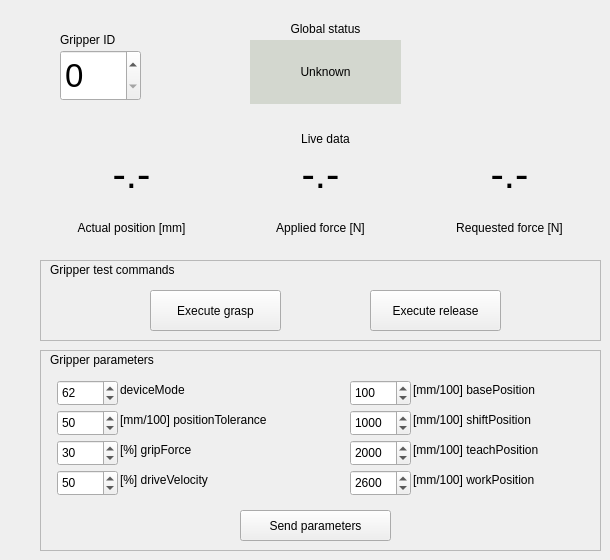
    <widget class="QWidget" name="tab_5">
     <attribute name="title">
      <string>Gripper</string>
     </attribute>
     <widget class="QLabel" name="label_27">
      <property name="geometry">
       <rect>
        <x>180</x>
        <y>20</y>
        <width>291</width>
        <height>17</height>
       </rect>
      </property>
      <property name="text">
       <string>Global status</string>
      </property>
      <property name="alignment">
       <set>Qt::AlignCenter</set>
      </property>
     </widget>
     <widget class="QLabel" name="label_gripper_ok">
      <property name="geometry">
       <rect>
        <x>250</x>
        <y>40</y>
        <width>151</width>
        <height>64</height>
       </rect>
      </property>
      <property name="maximumSize">
       <size>
        <width>16777215</width>
        <height>16777207</height>
       </size>
      </property>
      <property name="styleSheet">
       <string notr="true">background-color: rgb(0, 255, 0);
font: 20pt &quot;Ubuntu&quot;;</string>
      </property>
      <property name="text">
       <string>Connected</string>
      </property>
      <property name="alignment">
       <set>Qt::AlignCenter</set>
      </property>
      <property name="wordWrap">
       <bool>true</bool>
      </property>
     </widget>
     <widget class="QLabel" name="label_gripper_fault">
      <property name="geometry">
       <rect>
        <x>250</x>
        <y>40</y>
        <width>151</width>
        <height>64</height>
       </rect>
      </property>
      <property name="maximumSize">
       <size>
        <width>16777215</width>
        <height>16777207</height>
       </size>
      </property>
      <property name="styleSheet">
       <string notr="true">background-color: rgb(237, 212, 0);
font: 20pt &quot;Ubuntu&quot;;</string>
      </property>
      <property name="text">
       <string>Error</string>
      </property>
      <property name="alignment">
       <set>Qt::AlignCenter</set>
      </property>
      <property name="wordWrap">
       <bool>true</bool>
      </property>
     </widget>
     <widget class="QLabel" name="label_35">
      <property name="geometry">
       <rect>
        <x>180</x>
        <y>130</y>
        <width>291</width>
        <height>17</height>
       </rect>
      </property>
      <property name="text">
       <string>Live data</string>
      </property>
      <property name="alignment">
       <set>Qt::AlignCenter</set>
      </property>
     </widget>
     <widget class="QFrame" name="frame_9">
      <property name="geometry">
       <rect>
        <x>40</x>
        <y>260</y>
        <width>561</width>
        <height>81</height>
       </rect>
      </property>
      <property name="frameShape">
       <enum>QFrame::StyledPanel</enum>
      </property>
      <property name="frameShadow">
       <enum>QFrame::Raised</enum>
      </property>
      <widget class="QPushButton" name="btn_gripper_grasp">
       <property name="geometry">
        <rect>
         <x>110</x>
         <y>30</y>
         <width>131</width>
         <height>41</height>
        </rect>
       </property>
       <property name="text">
        <string>Execute grasp</string>
       </property>
      </widget>
      <widget class="QPushButton" name="btn_gripper_release">
       <property name="geometry">
        <rect>
         <x>330</x>
         <y>30</y>
         <width>131</width>
         <height>41</height>
        </rect>
       </property>
       <property name="text">
        <string>Execute release</string>
       </property>
      </widget>
      <widget class="QLabel" name="label_31">
       <property name="geometry">
        <rect>
         <x>10</x>
         <y>0</y>
         <width>201</width>
         <height>20</height>
        </rect>
       </property>
       <property name="contextMenuPolicy">
        <enum>Qt::NoContextMenu</enum>
       </property>
       <property name="frameShadow">
        <enum>QFrame::Plain</enum>
       </property>
       <property name="text">
        <string>Gripper test commands</string>
       </property>
      </widget>
     </widget>
     <widget class="QWidget" name="layoutWidget">
      <property name="geometry">
       <rect>
        <x>40</x>
        <y>150</y>
        <width>561</width>
        <height>102</height>
       </rect>
      </property>
      <layout class="QGridLayout" name="gridLayout">
       <item row="0" column="2">
        <widget class="QLabel" name="label_gripper_req_force">
         <property name="font">
          <font>
           <pointsize>30</pointsize>
          </font>
         </property>
         <property name="text">
          <string>-.-</string>
         </property>
         <property name="alignment">
          <set>Qt::AlignCenter</set>
         </property>
        </widget>
       </item>
       <item row="1" column="0">
        <widget class="QLabel" name="label_28">
         <property name="text">
          <string>Actual position [mm]</string>
         </property>
         <property name="alignment">
          <set>Qt::AlignCenter</set>
         </property>
        </widget>
       </item>
       <item row="0" column="0">
        <widget class="QLabel" name="label_gripper_act_pos">
         <property name="font">
          <font>
           <pointsize>30</pointsize>
          </font>
         </property>
         <property name="text">
          <string>-.-</string>
         </property>
         <property name="alignment">
          <set>Qt::AlignCenter</set>
         </property>
        </widget>
       </item>
       <item row="0" column="1">
        <widget class="QLabel" name="label_gripper_act_force">
         <property name="font">
          <font>
           <pointsize>30</pointsize>
          </font>
         </property>
         <property name="text">
          <string>-.-</string>
         </property>
         <property name="alignment">
          <set>Qt::AlignCenter</set>
         </property>
        </widget>
       </item>
       <item row="1" column="1">
        <widget class="QLabel" name="label_29">
         <property name="text">
          <string>Applied force [N]</string>
         </property>
         <property name="alignment">
          <set>Qt::AlignCenter</set>
         </property>
        </widget>
       </item>
       <item row="1" column="2">
        <widget class="QLabel" name="label_30">
         <property name="text">
          <string>Requested force [N]</string>
         </property>
         <property name="alignment">
          <set>Qt::AlignCenter</set>
         </property>
        </widget>
       </item>
      </layout>
     </widget>
     <widget class="QFrame" name="frame_10">
      <property name="geometry">
       <rect>
        <x>40</x>
        <y>350</y>
        <width>561</width>
        <height>201</height>
       </rect>
      </property>
      <property name="frameShape">
       <enum>QFrame::StyledPanel</enum>
      </property>
      <property name="frameShadow">
       <enum>QFrame::Raised</enum>
      </property>
      <widget class="QPushButton" name="btn_gripper_send_params">
       <property name="geometry">
        <rect>
         <x>200</x>
         <y>160</y>
         <width>151</width>
         <height>31</height>
        </rect>
       </property>
       <property name="text">
        <string>Send parameters</string>
       </property>
      </widget>
      <widget class="QLabel" name="label_32">
       <property name="geometry">
        <rect>
         <x>10</x>
         <y>0</y>
         <width>201</width>
         <height>20</height>
        </rect>
       </property>
       <property name="contextMenuPolicy">
        <enum>Qt::NoContextMenu</enum>
       </property>
       <property name="frameShadow">
        <enum>QFrame::Plain</enum>
       </property>
       <property name="text">
        <string>Gripper parameters</string>
       </property>
      </widget>
      <widget class="QSpinBox" name="sp_deviceMode">
       <property name="geometry">
        <rect>
         <x>17</x>
         <y>30</y>
         <width>61</width>
         <height>26</height>
        </rect>
       </property>
       <property name="minimum">
        <number>0</number>
       </property>
       <property name="maximum">
        <number>100</number>
       </property>
       <property name="singleStep">
        <number>0</number>
       </property>
       <property name="value">
        <number>62</number>
       </property>
      </widget>
      <widget class="QSpinBox" name="sp_positionTolerance">
       <property name="geometry">
        <rect>
         <x>17</x>
         <y>60</y>
         <width>61</width>
         <height>26</height>
        </rect>
       </property>
       <property name="maximum">
        <number>2000</number>
       </property>
       <property name="value">
        <number>50</number>
       </property>
      </widget>
      <widget class="QSpinBox" name="sp_gripForce">
       <property name="geometry">
        <rect>
         <x>17</x>
         <y>90</y>
         <width>61</width>
         <height>26</height>
        </rect>
       </property>
       <property name="minimum">
        <number>1</number>
       </property>
       <property name="maximum">
        <number>130</number>
       </property>
       <property name="value">
        <number>30</number>
       </property>
      </widget>
      <widget class="QSpinBox" name="sp_driveVelocity">
       <property name="geometry">
        <rect>
         <x>17</x>
         <y>120</y>
         <width>61</width>
         <height>26</height>
        </rect>
       </property>
       <property name="minimum">
        <number>1</number>
       </property>
       <property name="maximum">
        <number>100</number>
       </property>
       <property name="value">
        <number>50</number>
       </property>
      </widget>
      <widget class="QSpinBox" name="sp_shiftPosition">
       <property name="geometry">
        <rect>
         <x>310</x>
         <y>60</y>
         <width>61</width>
         <height>26</height>
        </rect>
       </property>
       <property name="minimum">
        <number>1</number>
       </property>
       <property name="maximum">
        <number>3000</number>
       </property>
       <property name="value">
        <number>1000</number>
       </property>
      </widget>
      <widget class="QLabel" name="label_33">
       <property name="geometry">
        <rect>
         <x>80</x>
         <y>30</y>
         <width>131</width>
         <height>20</height>
        </rect>
       </property>
       <property name="contextMenuPolicy">
        <enum>Qt::NoContextMenu</enum>
       </property>
       <property name="frameShadow">
        <enum>QFrame::Plain</enum>
       </property>
       <property name="text">
        <string>deviceMode</string>
       </property>
      </widget>
      <widget class="QLabel" name="label_34">
       <property name="geometry">
        <rect>
         <x>80</x>
         <y>60</y>
         <width>191</width>
         <height>20</height>
        </rect>
       </property>
       <property name="contextMenuPolicy">
        <enum>Qt::NoContextMenu</enum>
       </property>
       <property name="frameShadow">
        <enum>QFrame::Plain</enum>
       </property>
       <property name="text">
        <string>[mm/100] positionTolerance</string>
       </property>
      </widget>
      <widget class="QLabel" name="label_36">
       <property name="geometry">
        <rect>
         <x>80</x>
         <y>90</y>
         <width>131</width>
         <height>20</height>
        </rect>
       </property>
       <property name="contextMenuPolicy">
        <enum>Qt::NoContextMenu</enum>
       </property>
       <property name="frameShadow">
        <enum>QFrame::Plain</enum>
       </property>
       <property name="text">
        <string>[%] gripForce</string>
       </property>
      </widget>
      <widget class="QLabel" name="label_37">
       <property name="geometry">
        <rect>
         <x>80</x>
         <y>120</y>
         <width>131</width>
         <height>20</height>
        </rect>
       </property>
       <property name="contextMenuPolicy">
        <enum>Qt::NoContextMenu</enum>
       </property>
       <property name="frameShadow">
        <enum>QFrame::Plain</enum>
       </property>
       <property name="text">
        <string>[%] driveVelocity</string>
       </property>
      </widget>
      <widget class="QLabel" name="label_38">
       <property name="geometry">
        <rect>
         <x>373</x>
         <y>60</y>
         <width>201</width>
         <height>20</height>
        </rect>
       </property>
       <property name="contextMenuPolicy">
        <enum>Qt::NoContextMenu</enum>
       </property>
       <property name="frameShadow">
        <enum>QFrame::Plain</enum>
       </property>
       <property name="text">
        <string>[mm/100] shiftPosition</string>
       </property>
      </widget>
      <widget class="QSpinBox" name="sp_basePosition">
       <property name="geometry">
        <rect>
         <x>310</x>
         <y>30</y>
         <width>61</width>
         <height>26</height>
        </rect>
       </property>
       <property name="minimum">
        <number>1</number>
       </property>
       <property name="maximum">
        <number>3000</number>
       </property>
       <property name="value">
        <number>100</number>
       </property>
      </widget>
      <widget class="QLabel" name="label_39">
       <property name="geometry">
        <rect>
         <x>373</x>
         <y>30</y>
         <width>201</width>
         <height>20</height>
        </rect>
       </property>
       <property name="contextMenuPolicy">
        <enum>Qt::NoContextMenu</enum>
       </property>
       <property name="frameShadow">
        <enum>QFrame::Plain</enum>
       </property>
       <property name="text">
        <string>[mm/100] basePosition</string>
       </property>
      </widget>
      <widget class="QSpinBox" name="sp_teachPosition">
       <property name="geometry">
        <rect>
         <x>310</x>
         <y>90</y>
         <width>61</width>
         <height>26</height>
        </rect>
       </property>
       <property name="minimum">
        <number>1</number>
       </property>
       <property name="maximum">
        <number>3000</number>
       </property>
       <property name="value">
        <number>2000</number>
       </property>
      </widget>
      <widget class="QLabel" name="label_47">
       <property name="geometry">
        <rect>
         <x>373</x>
         <y>90</y>
         <width>201</width>
         <height>20</height>
        </rect>
       </property>
       <property name="contextMenuPolicy">
        <enum>Qt::NoContextMenu</enum>
       </property>
       <property name="frameShadow">
        <enum>QFrame::Plain</enum>
       </property>
       <property name="text">
        <string>[mm/100] teachPosition</string>
       </property>
      </widget>
      <widget class="QSpinBox" name="sp_workPosition">
       <property name="geometry">
        <rect>
         <x>310</x>
         <y>120</y>
         <width>61</width>
         <height>26</height>
        </rect>
       </property>
       <property name="minimum">
        <number>1</number>
       </property>
       <property name="maximum">
        <number>3000</number>
       </property>
       <property name="value">
        <number>2600</number>
       </property>
      </widget>
      <widget class="QLabel" name="label_48">
       <property name="geometry">
        <rect>
         <x>373</x>
         <y>120</y>
         <width>201</width>
         <height>20</height>
        </rect>
       </property>
       <property name="contextMenuPolicy">
        <enum>Qt::NoContextMenu</enum>
       </property>
       <property name="frameShadow">
        <enum>QFrame::Plain</enum>
       </property>
       <property name="text">
        <string>[mm/100] workPosition</string>
       </property>
      </widget>
     </widget>
     <widget class="QSpinBox" name="sp_gripper_id">
      <property name="geometry">
       <rect>
        <x>60</x>
        <y>50</y>
        <width>81</width>
        <height>51</height>
       </rect>
      </property>
      <property name="font">
       <font>
        <pointsize>25</pointsize>
       </font>
      </property>
      <property name="maximum">
       <number>2</number>
      </property>
     </widget>
     <widget class="QLabel" name="label_49">
      <property name="geometry">
       <rect>
        <x>60</x>
        <y>30</y>
        <width>111</width>
        <height>20</height>
       </rect>
      </property>
      <property name="contextMenuPolicy">
       <enum>Qt::NoContextMenu</enum>
      </property>
      <property name="frameShadow">
       <enum>QFrame::Plain</enum>
      </property>
      <property name="text">
       <string>Gripper ID</string>
      </property>
     </widget>
     <widget class="QLabel" name="label_gripper_unknown">
      <property name="geometry">
       <rect>
        <x>250</x>
        <y>40</y>
        <width>151</width>
        <height>64</height>
       </rect>
      </property>
      <property name="maximumSize">
       <size>
        <width>16777215</width>
        <height>16777207</height>
       </size>
      </property>
      <property name="styleSheet">
       <string notr="true">background-color: rgb(211, 215, 207);
font: 20pt &quot;Ubuntu&quot;;</string>
      </property>
      <property name="text">
       <string>Unknown</string>
      </property>
      <property name="alignment">
       <set>Qt::AlignCenter</set>
      </property>
      <property name="wordWrap">
       <bool>true</bool>
      </property>
     </widget>
     <zorder>label_gripper_ok</zorder>
     <zorder>label_gripper_fault</zorder>
     <zorder>layoutWidget</zorder>
     <zorder>label_27</zorder>
     <zorder>label_35</zorder>
     <zorder>frame_9</zorder>
     <zorder>frame_10</zorder>
     <zorder>sp_gripper_id</zorder>
     <zorder>label_49</zorder>
     <zorder>label_gripper_unknown</zorder>
    </widget>
